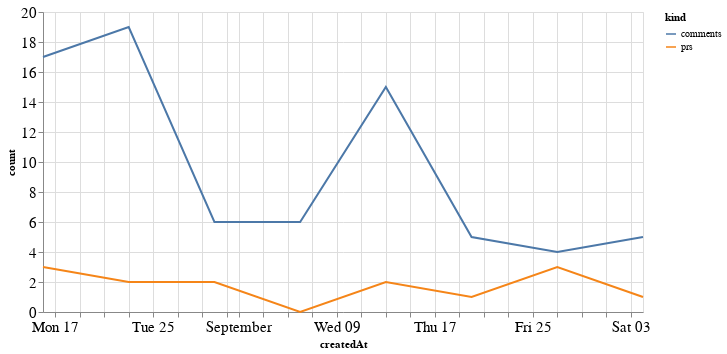

The notebook cell saved with this chart:
### Code cell
alt.Chart(total_time, width=600).mark_line().encode(
    x='createdAt',
    y='count',
    color='kind'
)

### Figure 1 — Vega-Lite specification as saved in the notebook (floating-point values rounded to 4 significant figures)
{"config": {"axisLeft": {"labelFontSize": 15}, "axisBottom": {"labelFontSize": 15}}, "data": {"name": "data-02904f052e240126c6a25c584ced6ecd"}, "mark": "line", "encoding": {"color": {"type": "nominal", "field": "kind"}, "x": {"type": "temporal", "field": "createdAt"}, "y": {"type": "quantitative", "field": "count"}}, "width": 600, "$schema": "https://vega.github.io/schema/vega-lite/v4.8.1.json", "datasets": {"data-02904f052e240126c6a25c584ced6ecd": [{"createdAt": "2020-08-16T00:00:00", "kind": "prs", "count": 3}, {"createdAt": "2020-08-23T00:00:00", "kind": "prs", "count": 2}, {"createdAt": "2020-08-30T00:00:00", "kind": "prs", "count": 2}, {"createdAt": "2020-09-06T00:00:00", "kind": "prs", "count": 0}, {"createdAt": "2020-09-13T00:00:00", "kind": "prs", "count": 2}, {"createdAt": "2020-09-20T00:00:00", "kind": "prs", "count": 1}, {"createdAt": "2020-09-27T00:00:00", "kind": "prs", "count": 3}, {"createdAt": "2020-10-04T00:00:00", "kind": "prs", "count": 1}, {"createdAt": "2020-08-16T00:00:00", "kind": "comments", "count": 17}, {"createdAt": "2020-08-23T00:00:00", "kind": "comments", "count": 19}, {"createdAt": "2020-08-30T00:00:00", "kind": "comments", "count": 6}, {"createdAt": "2020-09-06T00:00:00", "kind": "comments", "count": 6}, {"createdAt": "2020-09-13T00:00:00", "kind": "comments", "count": 15}, {"createdAt": "2020-09-20T00:00:00", "kind": "comments", "count": 5}, {"createdAt": "2020-09-27T00:00:00", "kind": "comments", "count": 4}, {"createdAt": "2020-10-04T00:00:00", "kind": "comments", "count": 5}]}}
